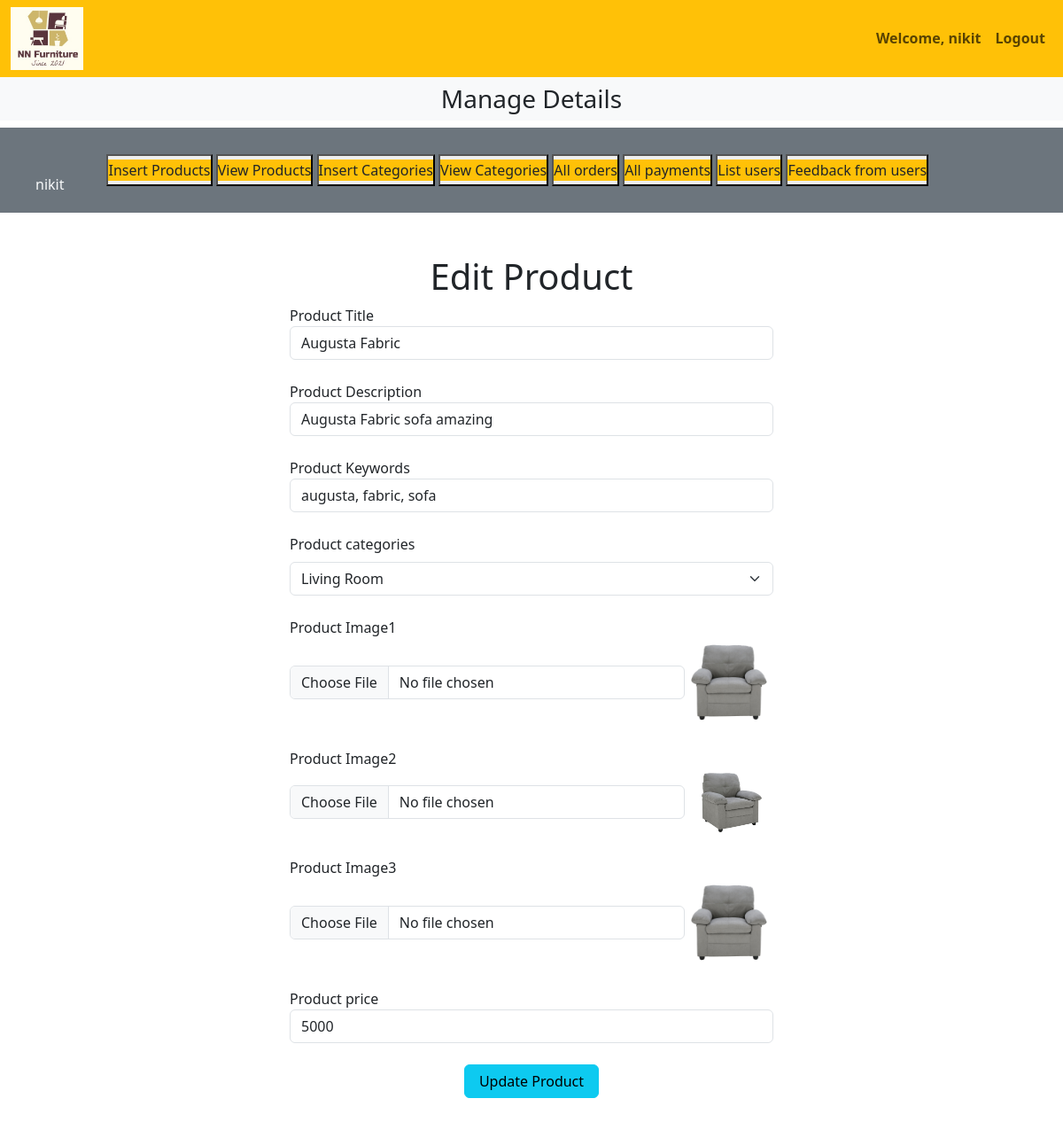
Page /admin/adminstore.php?edit_products=1 (signed in) on the committed database.
### tables this page shows
CREATE TABLE `products` (
  `product_id` int(11) NOT NULL,
  `product_title` varchar(100) NOT NULL,
  `product_description` varchar(255) NOT NULL,
  `product_keywords` varchar(255) NOT NULL,
  `category_id` int(11) NOT NULL,
  `product_image1` varchar(255) NOT NULL,
  `product_image2` varchar(255) NOT NULL,
  `product_image3` varchar(255) NOT NULL,
  `product_price` varchar(100) NOT NULL,
  `date` timestamp NOT NULL DEFAULT current_timestamp() ON UPDATE current_timestamp(),
  `status` varchar(100) NOT NULL
);

CREATE TABLE `categories` (
  `category_id` int(11) NOT NULL,
  `category_title` varchar(255) NOT NULL
);

### admin/edit_products.php (the view, shortened to what this page needs)
<?php
if(isset($_GET['edit_products'])){
    $edit_id=$_GET['edit_products'];
    $get_data="select * from `products` where product_id=$edit_id";
    $result_data=mysqli_query($con,$get_data);
    $row=mysqli_fetch_assoc($result_data);
    $product_title=$row['product_title'];
    $product_description=$row['product_description'];
    $product_keywords=$row['product_keywords'];
    $category_id=$row['category_id'];
    $product_image1=$row['product_image1'];
    $product_image2=$row['product_image2'];
    $product_image3=$row['product_image3'];
    $product_price=$row['product_price'];
    $select_category="select * from `categories` where category_id=$category_id";
    $result_category=mysqli_query($con,$select_category);
    $row_category=mysqli_fetch_assoc($result_category);
    $category_title=$row_category['category_title'];
}
?>
<div class="container mt-5">
    <h1 class="text-center">Edit Product</h1>
    <form action="" method="post" enctype="multipart/form-data">
        <div class="from-outline w-50 m-auto mb-4">
            <label for="product_title" class="from-label">Product Title</label>
            <input type="text" id="product_title" value="<?php echo $product_title ?>" name="product_title" class="form-control" required="required">
        </div>
        <div class="from-outline w-50 m-auto mb-4">
            <label for="product_description" class="from-label">Product Description</label>
            <input type="text" id="product_description"  value="<?php echo $product_description ?>"  name="product_description" class="form-control" required="required">
        </div>
        <div class="from-outline w-50 m-auto mb-4">
            <label for="product_keywords" class="from-label">Product Keywords</label>
            <input type="text" id="product_keywords"  value="<?php echo $product_keywords ?>"  name="product_keywords" class="form-control" required="required">
        </div>
        <div class="from-outline w-50 m-auto mb-4">
            <label for="product_category" class="form-label">Product categories</label>
            <select name="product_category" class="form-select" id="">
                <option value="<?php echo $category_id ?>"><?php echo $category_title ?></option>
            </select>
        </div>
        <div class="from-outline w-50 m-auto mb-4">
            <label for="product_image1" class="from-label">Product Image1</label>
            <div class="d-flex">
                <input type="file" id="product_image1" name="product_image1" class="form-control w-90 m-auto">
                <img src="./product_images/<?php echo $product_image1 ?>" class="product_img" alt="">
            </div>
        </div>
        <div class="from-outline w-50 m-auto mb-4">
            <label for="product_image2" class="from-label">Product Image2</label>
            <div class="d-flex">
                <input type="file" id="product_image2" name="product_image2" class="form-control w-90 m-auto">
                <img src="./product_images/<?php echo $product_image2 ?>" class="product_img" alt="">
            </div>
        </div>
        <div class="from-outline w-50 m-auto mb-4">
            <label for="product_image3" class="from-label">Product Image3</label>
            <div class="d-flex">
                <input type="file" id="product_image3" name="product_image3" class="form-control w-90 m-auto">
                <img src="./product_images/<?php echo $product_image3 ?>" class="product_img" alt="">
            </div>
        </div>
        <div class="from-outline w-50 m-auto mb-4">
            <label for="product_price" class="from-label">Product price</label>
            <input type="text" id="product_price" value="<?php echo $product_price ?>" name="product_price" class="form-control" required="required">
        </div>
        <div class="text-center">
            <input type="submit" name="edit_product" value="Update Product" class="btn btn-info px-3 mb-3">
        </div>
    </form>
</div>

### style.css (style rules this page uses)
* { margin: 0; padding: 0; box-sizing: border-box; }

### admin/adminstore.php (style rules this page uses)
.product_img { object-fit: contain; width: 100px; }

### rows in the picture
products: product_title "Augusta Fabric", product_description "Augusta Fabric sofa amazing", product_keywords "augusta, fabric, sofa", product_image1 (picture), product_image2 (picture), product_image3 (picture), product_price "5000"
categories: product_category "Living Room"

### other values in the picture
$_SESSION['admin_name'] "nikit"
